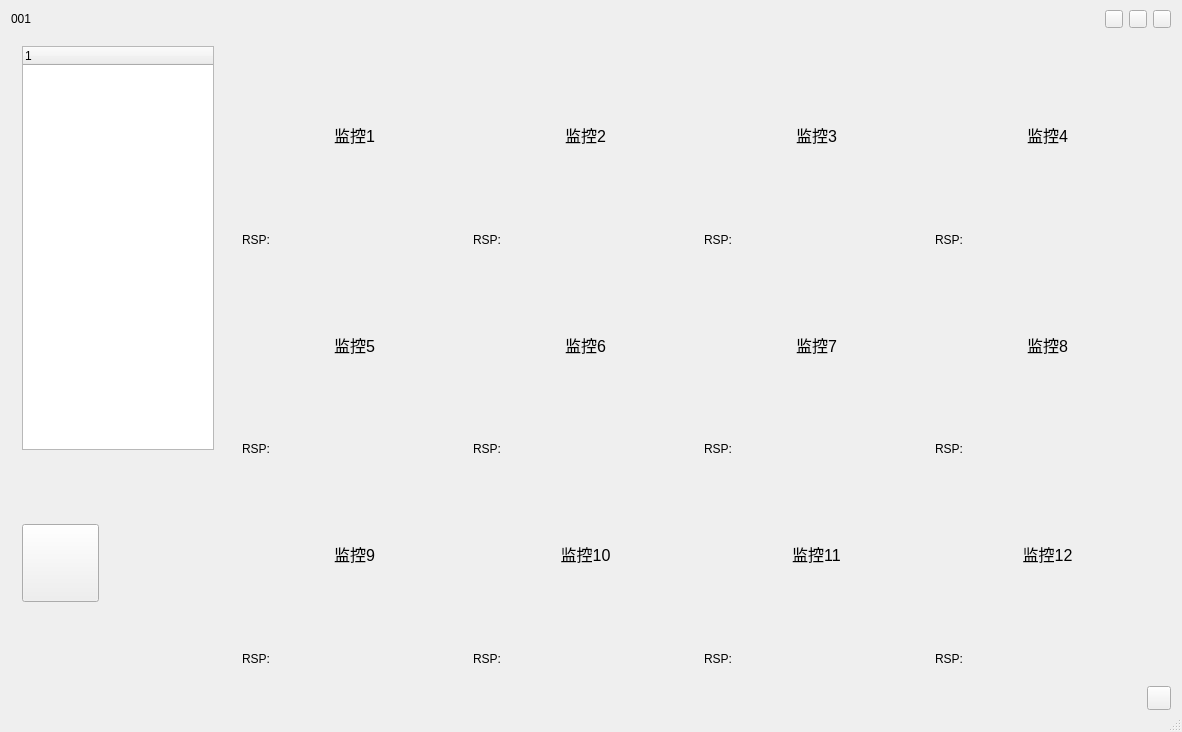
<?xml version="1.0" encoding="UTF-8"?>
<ui version="4.0">
 <class>CMSClass</class>
 <widget class="QMainWindow" name="CMSClass">
  <property name="geometry">
   <rect>
    <x>0</x>
    <y>0</y>
    <width>1182</width>
    <height>732</height>
   </rect>
  </property>
  <property name="windowTitle">
   <string>区域人数统计系统001</string>
  </property>
  <widget class="QWidget" name="centralWidget">
   <layout class="QGridLayout" name="gridLayout_6">
    <property name="topMargin">
     <number>9</number>
    </property>
    <property name="bottomMargin">
     <number>0</number>
    </property>
    <item row="0" column="0">
     <widget class="QWidget" name="widget" native="true">
      <layout class="QGridLayout" name="gridLayout">
       <property name="leftMargin">
        <number>0</number>
       </property>
       <property name="topMargin">
        <number>0</number>
       </property>
       <property name="rightMargin">
        <number>0</number>
       </property>
       <property name="bottomMargin">
        <number>0</number>
       </property>
       <property name="spacing">
        <number>0</number>
       </property>
       <item row="0" column="0">
        <layout class="QHBoxLayout" name="horizontalLayout">
         <property name="spacing">
          <number>6</number>
         </property>
         <item>
          <widget class="QLabel" name="label">
           <property name="text">
            <string>001</string>
           </property>
          </widget>
         </item>
         <item>
          <spacer name="horizontalSpacer">
           <property name="orientation">
            <enum>Qt::Horizontal</enum>
           </property>
           <property name="sizeHint" stdset="0">
            <size>
             <width>40</width>
             <height>20</height>
            </size>
           </property>
          </spacer>
         </item>
         <item>
          <widget class="QPushButton" name="minBtn">
           <property name="maximumSize">
            <size>
             <width>18</width>
             <height>18</height>
            </size>
           </property>
           <property name="text">
            <string/>
           </property>
          </widget>
         </item>
         <item>
          <widget class="QPushButton" name="maxBtn">
           <property name="maximumSize">
            <size>
             <width>18</width>
             <height>18</height>
            </size>
           </property>
           <property name="text">
            <string/>
           </property>
          </widget>
         </item>
         <item>
          <widget class="QPushButton" name="closeBtn">
           <property name="maximumSize">
            <size>
             <width>18</width>
             <height>18</height>
            </size>
           </property>
           <property name="text">
            <string/>
           </property>
          </widget>
         </item>
        </layout>
       </item>
      </layout>
     </widget>
    </item>
    <item row="1" column="0">
     <widget class="QWidget" name="widget_2" native="true">
      <layout class="QGridLayout" name="gridLayout_5">
       <property name="leftMargin">
        <number>0</number>
       </property>
       <property name="topMargin">
        <number>0</number>
       </property>
       <property name="rightMargin">
        <number>0</number>
       </property>
       <property name="bottomMargin">
        <number>0</number>
       </property>
       <property name="spacing">
        <number>0</number>
       </property>
       <item row="0" column="0">
        <layout class="QHBoxLayout" name="horizontalLayout_5" stretch="0,0">
         <item>
          <widget class="QWidget" name="widget_3" native="true">
           <property name="minimumSize">
            <size>
             <width>214</width>
             <height>621</height>
            </size>
           </property>
           <property name="maximumSize">
            <size>
             <width>214</width>
             <height>16777215</height>
            </size>
           </property>
           <property name="layoutDirection">
            <enum>Qt::LeftToRight</enum>
           </property>
           <layout class="QGridLayout" name="gridLayout_3">
            <item row="0" column="0">
             <layout class="QVBoxLayout" name="verticalLayout" stretch="6,1,0,1">
              <property name="spacing">
               <number>6</number>
              </property>
              <property name="sizeConstraint">
               <enum>QLayout::SetDefaultConstraint</enum>
              </property>
              <item>
               <widget class="QTreeWidget" name="treeWidget">
                <column>
                 <property name="text">
                  <string notr="true">1</string>
                 </property>
                </column>
               </widget>
              </item>
              <item>
               <spacer name="verticalSpacer">
                <property name="orientation">
                 <enum>Qt::Vertical</enum>
                </property>
                <property name="sizeHint" stdset="0">
                 <size>
                  <width>60</width>
                  <height>40</height>
                 </size>
                </property>
               </spacer>
              </item>
              <item>
               <widget class="QPushButton" name="rspManageBtn">
                <property name="minimumSize">
                 <size>
                  <width>77</width>
                  <height>78</height>
                 </size>
                </property>
                <property name="maximumSize">
                 <size>
                  <width>77</width>
                  <height>78</height>
                 </size>
                </property>
                <property name="layoutDirection">
                 <enum>Qt::LeftToRight</enum>
                </property>
                <property name="text">
                 <string/>
                </property>
                <property name="autoRepeat">
                 <bool>false</bool>
                </property>
                <property name="autoExclusive">
                 <bool>false</bool>
                </property>
                <property name="autoRepeatInterval">
                 <number>100</number>
                </property>
               </widget>
              </item>
              <item>
               <spacer name="verticalSpacer_2">
                <property name="orientation">
                 <enum>Qt::Vertical</enum>
                </property>
                <property name="sizeHint" stdset="0">
                 <size>
                  <width>60</width>
                  <height>40</height>
                 </size>
                </property>
               </spacer>
              </item>
             </layout>
            </item>
           </layout>
          </widget>
         </item>
         <item>
          <widget class="QWidget" name="widget_4" native="true">
           <layout class="QGridLayout" name="gridLayout_4">
            <item row="0" column="0">
             <layout class="QHBoxLayout" name="horizontalLayout_3">
              <item>
               <layout class="QVBoxLayout" name="verticalLayout_3" stretch="9,1">
                <item>
                 <widget class="QLabel" name="monitor1">
                  <property name="minimumSize">
                   <size>
                    <width>224</width>
                    <height>126</height>
                   </size>
                  </property>
                  <property name="font">
                   <font>
                    <pointsize>12</pointsize>
                   </font>
                  </property>
                  <property name="focusPolicy">
                   <enum>Qt::NoFocus</enum>
                  </property>
                  <property name="layoutDirection">
                   <enum>Qt::LeftToRight</enum>
                  </property>
                  <property name="text">
                   <string>监控1</string>
                  </property>
                  <property name="alignment">
                   <set>Qt::AlignCenter</set>
                  </property>
                 </widget>
                </item>
                <item>
                 <widget class="QLabel" name="monitor_label_1">
                  <property name="text">
                   <string>RSP:</string>
                  </property>
                 </widget>
                </item>
               </layout>
              </item>
              <item>
               <layout class="QVBoxLayout" name="verticalLayout_4" stretch="9,1">
                <item>
                 <widget class="QLabel" name="monitor2">
                  <property name="minimumSize">
                   <size>
                    <width>224</width>
                    <height>126</height>
                   </size>
                  </property>
                  <property name="font">
                   <font>
                    <pointsize>12</pointsize>
                   </font>
                  </property>
                  <property name="focusPolicy">
                   <enum>Qt::NoFocus</enum>
                  </property>
                  <property name="layoutDirection">
                   <enum>Qt::LeftToRight</enum>
                  </property>
                  <property name="text">
                   <string>监控2</string>
                  </property>
                  <property name="alignment">
                   <set>Qt::AlignCenter</set>
                  </property>
                 </widget>
                </item>
                <item>
                 <widget class="QLabel" name="monitor_label_2">
                  <property name="text">
                   <string>RSP:</string>
                  </property>
                 </widget>
                </item>
               </layout>
              </item>
              <item>
               <layout class="QVBoxLayout" name="verticalLayout_5" stretch="9,1">
                <item>
                 <widget class="QLabel" name="monitor3">
                  <property name="minimumSize">
                   <size>
                    <width>224</width>
                    <height>126</height>
                   </size>
                  </property>
                  <property name="font">
                   <font>
                    <pointsize>12</pointsize>
                   </font>
                  </property>
                  <property name="focusPolicy">
                   <enum>Qt::NoFocus</enum>
                  </property>
                  <property name="layoutDirection">
                   <enum>Qt::LeftToRight</enum>
                  </property>
                  <property name="text">
                   <string>监控3</string>
                  </property>
                  <property name="alignment">
                   <set>Qt::AlignCenter</set>
                  </property>
                 </widget>
                </item>
                <item>
                 <widget class="QLabel" name="monitor_label_3">
                  <property name="text">
                   <string>RSP:</string>
                  </property>
                 </widget>
                </item>
               </layout>
              </item>
              <item>
               <layout class="QVBoxLayout" name="verticalLayout_6" stretch="9,1">
                <item>
                 <widget class="QLabel" name="monitor4">
                  <property name="minimumSize">
                   <size>
                    <width>224</width>
                    <height>126</height>
                   </size>
                  </property>
                  <property name="font">
                   <font>
                    <pointsize>12</pointsize>
                   </font>
                  </property>
                  <property name="focusPolicy">
                   <enum>Qt::NoFocus</enum>
                  </property>
                  <property name="layoutDirection">
                   <enum>Qt::LeftToRight</enum>
                  </property>
                  <property name="text">
                   <string>监控4</string>
                  </property>
                  <property name="alignment">
                   <set>Qt::AlignCenter</set>
                  </property>
                 </widget>
                </item>
                <item>
                 <widget class="QLabel" name="monitor_label_4">
                  <property name="text">
                   <string>RSP:</string>
                  </property>
                 </widget>
                </item>
               </layout>
              </item>
             </layout>
            </item>
            <item row="1" column="0">
             <layout class="QHBoxLayout" name="horizontalLayout_4">
              <item>
               <layout class="QVBoxLayout" name="verticalLayout_2" stretch="9,1">
                <item>
                 <widget class="QLabel" name="monitor5">
                  <property name="minimumSize">
                   <size>
                    <width>224</width>
                    <height>126</height>
                   </size>
                  </property>
                  <property name="maximumSize">
                   <size>
                    <width>16777215</width>
                    <height>16777215</height>
                   </size>
                  </property>
                  <property name="font">
                   <font>
                    <pointsize>12</pointsize>
                   </font>
                  </property>
                  <property name="focusPolicy">
                   <enum>Qt::NoFocus</enum>
                  </property>
                  <property name="layoutDirection">
                   <enum>Qt::LeftToRight</enum>
                  </property>
                  <property name="text">
                   <string>监控5</string>
                  </property>
                  <property name="alignment">
                   <set>Qt::AlignCenter</set>
                  </property>
                 </widget>
                </item>
                <item>
                 <widget class="QLabel" name="monitor_label_5">
                  <property name="text">
                   <string>RSP:</string>
                  </property>
                 </widget>
                </item>
               </layout>
              </item>
              <item>
               <layout class="QVBoxLayout" name="verticalLayout_8" stretch="9,1">
                <item>
                 <widget class="QLabel" name="monitor6">
                  <property name="minimumSize">
                   <size>
                    <width>224</width>
                    <height>126</height>
                   </size>
                  </property>
                  <property name="font">
                   <font>
                    <pointsize>12</pointsize>
                   </font>
                  </property>
                  <property name="focusPolicy">
                   <enum>Qt::NoFocus</enum>
                  </property>
                  <property name="layoutDirection">
                   <enum>Qt::LeftToRight</enum>
                  </property>
                  <property name="text">
                   <string>监控6</string>
                  </property>
                  <property name="alignment">
                   <set>Qt::AlignCenter</set>
                  </property>
                 </widget>
                </item>
                <item>
                 <widget class="QLabel" name="monitor_label_6">
                  <property name="text">
                   <string>RSP:</string>
                  </property>
                 </widget>
                </item>
               </layout>
              </item>
              <item>
               <layout class="QVBoxLayout" name="verticalLayout_9" stretch="9,1">
                <item>
                 <widget class="QLabel" name="monitor7">
                  <property name="minimumSize">
                   <size>
                    <width>224</width>
                    <height>126</height>
                   </size>
                  </property>
                  <property name="font">
                   <font>
                    <pointsize>12</pointsize>
                   </font>
                  </property>
                  <property name="focusPolicy">
                   <enum>Qt::NoFocus</enum>
                  </property>
                  <property name="layoutDirection">
                   <enum>Qt::LeftToRight</enum>
                  </property>
                  <property name="text">
                   <string>监控7</string>
                  </property>
                  <property name="alignment">
                   <set>Qt::AlignCenter</set>
                  </property>
                 </widget>
                </item>
                <item>
                 <widget class="QLabel" name="monitor_label_7">
                  <property name="text">
                   <string>RSP:</string>
                  </property>
                 </widget>
                </item>
               </layout>
              </item>
              <item>
               <layout class="QVBoxLayout" name="verticalLayout_10" stretch="9,1">
                <item>
                 <widget class="QLabel" name="monitor8">
                  <property name="minimumSize">
                   <size>
                    <width>224</width>
                    <height>126</height>
                   </size>
                  </property>
                  <property name="font">
                   <font>
                    <pointsize>12</pointsize>
                   </font>
                  </property>
                  <property name="focusPolicy">
                   <enum>Qt::NoFocus</enum>
                  </property>
                  <property name="layoutDirection">
                   <enum>Qt::LeftToRight</enum>
                  </property>
                  <property name="text">
                   <string>监控8</string>
                  </property>
                  <property name="alignment">
                   <set>Qt::AlignCenter</set>
                  </property>
                 </widget>
                </item>
                <item>
                 <widget class="QLabel" name="monitor_label_8">
                  <property name="text">
                   <string>RSP:</string>
                  </property>
                 </widget>
                </item>
               </layout>
              </item>
             </layout>
            </item>
            <item row="2" column="0">
             <layout class="QHBoxLayout" name="horizontalLayout_6">
              <item>
               <layout class="QVBoxLayout" name="verticalLayout_7" stretch="9,1">
                <item>
                 <widget class="QLabel" name="monitor9">
                  <property name="minimumSize">
                   <size>
                    <width>224</width>
                    <height>126</height>
                   </size>
                  </property>
                  <property name="font">
                   <font>
                    <pointsize>12</pointsize>
                   </font>
                  </property>
                  <property name="focusPolicy">
                   <enum>Qt::NoFocus</enum>
                  </property>
                  <property name="layoutDirection">
                   <enum>Qt::LeftToRight</enum>
                  </property>
                  <property name="text">
                   <string>监控9</string>
                  </property>
                  <property name="alignment">
                   <set>Qt::AlignCenter</set>
                  </property>
                 </widget>
                </item>
                <item>
                 <widget class="QLabel" name="monitor_label_9">
                  <property name="text">
                   <string>RSP:</string>
                  </property>
                 </widget>
                </item>
               </layout>
              </item>
              <item>
               <layout class="QVBoxLayout" name="verticalLayout_11" stretch="9,1">
                <item>
                 <widget class="QLabel" name="monitor10">
                  <property name="minimumSize">
                   <size>
                    <width>224</width>
                    <height>126</height>
                   </size>
                  </property>
                  <property name="font">
                   <font>
                    <pointsize>12</pointsize>
                   </font>
                  </property>
                  <property name="focusPolicy">
                   <enum>Qt::NoFocus</enum>
                  </property>
                  <property name="layoutDirection">
                   <enum>Qt::LeftToRight</enum>
                  </property>
                  <property name="text">
                   <string>监控10</string>
                  </property>
                  <property name="alignment">
                   <set>Qt::AlignCenter</set>
                  </property>
                 </widget>
                </item>
                <item>
                 <widget class="QLabel" name="monitor_label_10">
                  <property name="text">
                   <string>RSP:</string>
                  </property>
                 </widget>
                </item>
               </layout>
              </item>
              <item>
               <layout class="QVBoxLayout" name="verticalLayout_12" stretch="9,1">
                <item>
                 <widget class="QLabel" name="monitor11">
                  <property name="minimumSize">
                   <size>
                    <width>224</width>
                    <height>126</height>
                   </size>
                  </property>
                  <property name="font">
                   <font>
                    <pointsize>12</pointsize>
                   </font>
                  </property>
                  <property name="focusPolicy">
                   <enum>Qt::NoFocus</enum>
                  </property>
                  <property name="layoutDirection">
                   <enum>Qt::LeftToRight</enum>
                  </property>
                  <property name="text">
                   <string>监控11</string>
                  </property>
                  <property name="alignment">
                   <set>Qt::AlignCenter</set>
                  </property>
                 </widget>
                </item>
                <item>
                 <widget class="QLabel" name="monitor_label_11">
                  <property name="text">
                   <string>RSP:</string>
                  </property>
                 </widget>
                </item>
               </layout>
              </item>
              <item>
               <layout class="QVBoxLayout" name="verticalLayout_13" stretch="9,1">
                <item>
                 <widget class="QLabel" name="monitor12">
                  <property name="minimumSize">
                   <size>
                    <width>224</width>
                    <height>126</height>
                   </size>
                  </property>
                  <property name="font">
                   <font>
                    <pointsize>12</pointsize>
                   </font>
                  </property>
                  <property name="focusPolicy">
                   <enum>Qt::NoFocus</enum>
                  </property>
                  <property name="layoutDirection">
                   <enum>Qt::LeftToRight</enum>
                  </property>
                  <property name="text">
                   <string>监控12</string>
                  </property>
                  <property name="alignment">
                   <set>Qt::AlignCenter</set>
                  </property>
                 </widget>
                </item>
                <item>
                 <widget class="QLabel" name="monitor_label_12">
                  <property name="text">
                   <string>RSP:</string>
                  </property>
                 </widget>
                </item>
               </layout>
              </item>
             </layout>
            </item>
           </layout>
          </widget>
         </item>
        </layout>
       </item>
      </layout>
     </widget>
    </item>
    <item row="2" column="0">
     <widget class="QWidget" name="widget_5" native="true">
      <layout class="QGridLayout" name="gridLayout_2">
       <property name="leftMargin">
        <number>0</number>
       </property>
       <property name="topMargin">
        <number>0</number>
       </property>
       <property name="rightMargin">
        <number>0</number>
       </property>
       <property name="bottomMargin">
        <number>0</number>
       </property>
       <property name="spacing">
        <number>0</number>
       </property>
       <item row="0" column="0">
        <layout class="QHBoxLayout" name="horizontalLayout_2">
         <property name="spacing">
          <number>0</number>
         </property>
         <item>
          <spacer name="horizontalSpacer_2">
           <property name="orientation">
            <enum>Qt::Horizontal</enum>
           </property>
           <property name="sizeHint" stdset="0">
            <size>
             <width>40</width>
             <height>20</height>
            </size>
           </property>
          </spacer>
         </item>
         <item>
          <widget class="QPushButton" name="fullScreenBtn">
           <property name="minimumSize">
            <size>
             <width>24</width>
             <height>24</height>
            </size>
           </property>
           <property name="maximumSize">
            <size>
             <width>24</width>
             <height>24</height>
            </size>
           </property>
           <property name="text">
            <string/>
           </property>
           <property name="iconSize">
            <size>
             <width>24</width>
             <height>24</height>
            </size>
           </property>
          </widget>
         </item>
        </layout>
       </item>
      </layout>
     </widget>
    </item>
   </layout>
  </widget>
  <widget class="QStatusBar" name="statusBar"/>
 </widget>
 <layoutdefault spacing="6" margin="11"/>
 <resources>
  <include location="CMS.qrc"/>
 </resources>
 <connections/>
</ui>
